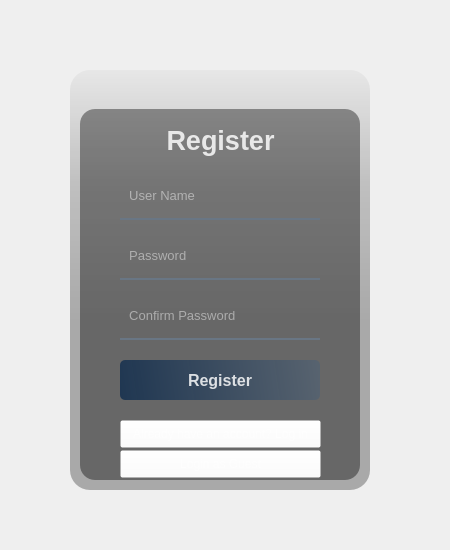
<?xml version="1.0" encoding="UTF-8"?>
<ui version="4.0">
 <class>Form</class>
 <widget class="QWidget" name="Form">
  <property name="geometry">
   <rect>
    <x>0</x>
    <y>0</y>
    <width>450</width>
    <height>550</height>
   </rect>
  </property>
  <property name="windowTitle">
   <string>Form</string>
  </property>
  <widget class="QStackedWidget" name="stackedWidget">
   <property name="geometry">
    <rect>
     <x>0</x>
     <y>20</y>
     <width>441</width>
     <height>521</height>
    </rect>
   </property>
   <property name="currentIndex">
    <number>1</number>
   </property>
   <widget class="QWidget" name="page">
    <widget class="QWidget" name="widget" native="true">
     <property name="geometry">
      <rect>
       <x>40</x>
       <y>20</y>
       <width>370</width>
       <height>480</height>
      </rect>
     </property>
     <property name="styleSheet">
      <string notr="true">QPushButton#pushButton{	
	background-color: qlineargradient(spread:pad, x1:0, y1:0.505682, x2:1, y2:0.477, stop:0 rgba(20, 47, 78, 219), stop:1 rgba(85, 98, 112, 226));
	color:rgba(255, 255, 255, 210);
	border-radius:5px;
}
QPushButton#pushButton:hover{	
	background-color: qlineargradient(spread:pad, x1:0, y1:0.505682, x2:1, y2:0.477, stop:0 rgba(40, 67, 98, 219), stop:1 rgba(105, 118, 132, 226));
}
QPushButton#pushButton:pressed{	
	padding-left:5px;
	padding-top:5px;
	background-color:rgba(105, 118, 132, 200);
}

QPushButton#pushButton_2, #pushButton_3, #pushButton_4, #pushButton_5{	
	background-color: rgba(0, 0, 0, 0);
	color:rgba(85, 98, 112, 255);
}
QPushButton#pushButton_2:hover, #pushButton_3:hover, #pushButton_4:hover, #pushButton_5:hover{	
	color:rgba(155, 168, 182, 220);
}
QPushButton#pushButton_2:pressed, #pushButton_3:pressed, #pushButton_4:pressed, #pushButton_5:pressed{	
	padding-left:5px;
	padding-top:5px;
	color:rgba(115, 128, 142, 255);
}</string>
     </property>
     <widget class="QLabel" name="label">
      <property name="geometry">
       <rect>
        <x>30</x>
        <y>30</y>
        <width>300</width>
        <height>420</height>
       </rect>
      </property>
      <property name="styleSheet">
       <string notr="true">border-image: url(:/images/background.png);
border-radius:20px;</string>
      </property>
      <property name="text">
       <string/>
      </property>
     </widget>
     <widget class="QLabel" name="label_2">
      <property name="geometry">
       <rect>
        <x>30</x>
        <y>30</y>
        <width>300</width>
        <height>420</height>
       </rect>
      </property>
      <property name="styleSheet">
       <string notr="true">background-color: qlineargradient(spread:pad, x1:0, y1:0, x2:0, y2:0.715909, stop:0 rgba(0, 0, 0, 9), stop:0.375 rgba(0, 0, 0, 50), stop:0.835227 rgba(0, 0, 0, 75));
border-radius:20px;</string>
      </property>
      <property name="text">
       <string/>
      </property>
     </widget>
     <widget class="QLabel" name="label_3">
      <property name="geometry">
       <rect>
        <x>40</x>
        <y>69</y>
        <width>280</width>
        <height>371</height>
       </rect>
      </property>
      <property name="styleSheet">
       <string notr="true">background-color:rgba(0, 0, 0, 100);
border-radius:15px;</string>
      </property>
      <property name="text">
       <string/>
      </property>
     </widget>
     <widget class="QLabel" name="label_4">
      <property name="geometry">
       <rect>
        <x>120</x>
        <y>95</y>
        <width>121</width>
        <height>40</height>
       </rect>
      </property>
      <property name="font">
       <font>
        <pointsize>20</pointsize>
        <bold>true</bold>
       </font>
      </property>
      <property name="styleSheet">
       <string notr="true">color:rgba(255, 255, 255, 210);</string>
      </property>
      <property name="text">
       <string>Log In</string>
      </property>
      <property name="alignment">
       <set>Qt::AlignCenter</set>
      </property>
     </widget>
     <widget class="QLineEdit" name="lineEdit">
      <property name="geometry">
       <rect>
        <x>80</x>
        <y>165</y>
        <width>200</width>
        <height>40</height>
       </rect>
      </property>
      <property name="font">
       <font>
        <pointsize>10</pointsize>
       </font>
      </property>
      <property name="styleSheet">
       <string notr="true">background-color:rgba(0, 0, 0, 0);
border:none;
border-bottom:2px solid rgba(105, 118, 132, 255);
color:rgba(255, 255, 255, 230);
padding-bottom:7px;</string>
      </property>
      <property name="placeholderText">
       <string>  User Name</string>
      </property>
     </widget>
     <widget class="QLineEdit" name="lineEdit_2">
      <property name="geometry">
       <rect>
        <x>80</x>
        <y>230</y>
        <width>200</width>
        <height>40</height>
       </rect>
      </property>
      <property name="font">
       <font>
        <pointsize>10</pointsize>
       </font>
      </property>
      <property name="styleSheet">
       <string notr="true">background-color:rgba(0, 0, 0, 0);
border:none;
border-bottom:2px solid rgba(105, 118, 132, 255);
color:rgba(255, 255, 255, 230);
padding-bottom:7px;</string>
      </property>
      <property name="echoMode">
       <enum>QLineEdit::Password</enum>
      </property>
      <property name="placeholderText">
       <string>  Password</string>
      </property>
     </widget>
     <widget class="QPushButton" name="pushButton">
      <property name="geometry">
       <rect>
        <x>80</x>
        <y>300</y>
        <width>200</width>
        <height>40</height>
       </rect>
      </property>
      <property name="font">
       <font>
        <pointsize>12</pointsize>
        <bold>true</bold>
       </font>
      </property>
      <property name="styleSheet">
       <string notr="true">QPushButton{	
	background-color: qlineargradient(spread:pad, x1:0, y1:0.505682, x2:1, y2:0.477, stop:0 rgba(20, 47, 78, 219), stop:1 rgba(85, 98, 112, 226));
	color:rgba(255, 255, 255, 210);
	border-radius:5px;
}
QPushButton:hover{	
	background-color: qlineargradient(spread:pad, x1:0, y1:0.505682, x2:1, y2:0.477, stop:0 rgba(40, 67, 98, 219), stop:1 rgba(105, 118, 132, 226));
}
QPushButton:pressed{	
	padding-left:5px;
	padding-top:5px;
	background-color:rgba(105, 118, 132, 200);
}</string>
      </property>
      <property name="text">
       <string>Log In</string>
      </property>
      <property name="shortcut">
       <string>Return</string>
      </property>
     </widget>
     <widget class="QPushButton" name="pushButton_2">
      <property name="geometry">
       <rect>
        <x>80</x>
        <y>370</y>
        <width>201</width>
        <height>28</height>
       </rect>
      </property>
      <property name="styleSheet">
       <string notr="true">QWidget:hover{
color:rgba(27, 106, 190);
}
QWidget{
color:rgba(255, 255, 255, 140);
background-color: rgba(255, 255, 255, 0);
}</string>
      </property>
      <property name="text">
       <string>Don't have an account? Register</string>
      </property>
     </widget>
     <widget class="QWidget" name="horizontalLayoutWidget">
      <property name="geometry">
       <rect>
        <x>200</x>
        <y>30</y>
        <width>117</width>
        <height>31</height>
       </rect>
      </property>
      <layout class="QHBoxLayout" name="horizontalLayout">
       <item>
        <widget class="QPushButton" name="pushButton_10">
         <property name="styleSheet">
          <string notr="true">QPushButton{
	background-color: rgba(0,0,0,0);
	border-radius:5px;
}
QPushButton:pressed{	
	background-color:  rgba(54, 96, 135, 255);
}
QPushButton:hover:!pressed{
	background-color:  rgba(40, 67, 98, 219);
}</string>
         </property>
         <property name="text">
          <string/>
         </property>
         <property name="icon">
          <iconset>
           <normaloff>assets/window-minimize.png</normaloff>assets/window-minimize.png</iconset>
         </property>
         <property name="iconSize">
          <size>
           <width>15</width>
           <height>15</height>
          </size>
         </property>
        </widget>
       </item>
       <item>
        <widget class="QPushButton" name="pushButton_9">
         <property name="styleSheet">
          <string notr="true">QPushButton{
	background-color: rgba(0,0,0,0);
	border-radius:5px;
}
QPushButton:pressed{	
	background-color:  rgba(54, 96, 135, 255);
}
QPushButton:hover:!pressed{
	background-color:  rgba(40, 67, 98, 219);
}</string>
         </property>
         <property name="text">
          <string/>
         </property>
         <property name="icon">
          <iconset>
           <normaloff>assets/644082_close_512x512.png</normaloff>assets/644082_close_512x512.png</iconset>
         </property>
         <property name="iconSize">
          <size>
           <width>15</width>
           <height>15</height>
          </size>
         </property>
         <property name="checkable">
          <bool>false</bool>
         </property>
        </widget>
       </item>
      </layout>
     </widget>
     <widget class="QPushButton" name="pushButton_3">
      <property name="geometry">
       <rect>
        <x>80</x>
        <y>400</y>
        <width>201</width>
        <height>28</height>
       </rect>
      </property>
      <property name="styleSheet">
       <string notr="true">QWidget:hover{
color:rgba(27, 106, 190);
}
QWidget{
color:rgba(255, 255, 255, 140);
background-color: rgba(255, 255, 255, 0);
}</string>
      </property>
      <property name="text">
       <string>Login as Guest</string>
      </property>
     </widget>
     <widget class="QLabel" name="label_17">
      <property name="geometry">
       <rect>
        <x>80</x>
        <y>350</y>
        <width>201</width>
        <height>20</height>
       </rect>
      </property>
      <property name="styleSheet">
       <string notr="true">color:rgba(255, 255, 255, 140);</string>
      </property>
      <property name="text">
       <string/>
      </property>
      <property name="alignment">
       <set>Qt::AlignCenter</set>
      </property>
     </widget>
    </widget>
   </widget>
   <widget class="QWidget" name="page_2">
    <widget class="QWidget" name="widget_2" native="true">
     <property name="geometry">
      <rect>
       <x>40</x>
       <y>20</y>
       <width>370</width>
       <height>480</height>
      </rect>
     </property>
     <property name="styleSheet">
      <string notr="true">QPushButton#pushButton{	
	background-color: qlineargradient(spread:pad, x1:0, y1:0.505682, x2:1, y2:0.477, stop:0 rgba(20, 47, 78, 219), stop:1 rgba(85, 98, 112, 226));
	color:rgba(255, 255, 255, 210);
	border-radius:5px;
}
QPushButton#pushButton:hover{	
	background-color: qlineargradient(spread:pad, x1:0, y1:0.505682, x2:1, y2:0.477, stop:0 rgba(40, 67, 98, 219), stop:1 rgba(105, 118, 132, 226));
}
QPushButton#pushButton:pressed{	
	padding-left:5px;
	padding-top:5px;
	background-color:rgba(105, 118, 132, 200);
}

QPushButton#pushButton_2, #pushButton_3, #pushButton_4, #pushButton_5{	
	background-color: rgba(0, 0, 0, 0);
	color:rgba(85, 98, 112, 255);
}
QPushButton#pushButton_2:hover, #pushButton_3:hover, #pushButton_4:hover, #pushButton_5:hover{	
	color:rgba(155, 168, 182, 220);
}
QPushButton#pushButton_2:pressed, #pushButton_3:pressed, #pushButton_4:pressed, #pushButton_5:pressed{	
	padding-left:5px;
	padding-top:5px;
	color:rgba(115, 128, 142, 255);
}</string>
     </property>
     <widget class="QLabel" name="label_9">
      <property name="geometry">
       <rect>
        <x>30</x>
        <y>30</y>
        <width>300</width>
        <height>420</height>
       </rect>
      </property>
      <property name="styleSheet">
       <string notr="true">border-image: url(:/images/background.png);
border-radius:20px;</string>
      </property>
      <property name="text">
       <string/>
      </property>
     </widget>
     <widget class="QLabel" name="label_10">
      <property name="geometry">
       <rect>
        <x>30</x>
        <y>30</y>
        <width>300</width>
        <height>420</height>
       </rect>
      </property>
      <property name="styleSheet">
       <string notr="true">background-color: qlineargradient(spread:pad, x1:0, y1:0, x2:0, y2:0.715909, stop:0 rgba(0, 0, 0, 9), stop:0.375 rgba(0, 0, 0, 50), stop:0.835227 rgba(0, 0, 0, 75));
border-radius:20px;</string>
      </property>
      <property name="text">
       <string/>
      </property>
     </widget>
     <widget class="QLabel" name="label_11">
      <property name="geometry">
       <rect>
        <x>40</x>
        <y>69</y>
        <width>280</width>
        <height>371</height>
       </rect>
      </property>
      <property name="styleSheet">
       <string notr="true">background-color:rgba(0, 0, 0, 100);
border-radius:15px;</string>
      </property>
      <property name="text">
       <string/>
      </property>
     </widget>
     <widget class="QLabel" name="label_12">
      <property name="geometry">
       <rect>
        <x>100</x>
        <y>80</y>
        <width>161</width>
        <height>40</height>
       </rect>
      </property>
      <property name="font">
       <font>
        <pointsize>20</pointsize>
        <bold>true</bold>
       </font>
      </property>
      <property name="layoutDirection">
       <enum>Qt::LeftToRight</enum>
      </property>
      <property name="styleSheet">
       <string notr="true">color:rgba(255, 255, 255, 210);</string>
      </property>
      <property name="text">
       <string>Register</string>
      </property>
      <property name="alignment">
       <set>Qt::AlignCenter</set>
      </property>
     </widget>
     <widget class="QLineEdit" name="lineEdit_5">
      <property name="geometry">
       <rect>
        <x>80</x>
        <y>140</y>
        <width>200</width>
        <height>40</height>
       </rect>
      </property>
      <property name="font">
       <font>
        <pointsize>10</pointsize>
       </font>
      </property>
      <property name="styleSheet">
       <string notr="true">background-color:rgba(0, 0, 0, 0);
border:none;
border-bottom:2px solid rgba(105, 118, 132, 255);
color:rgba(255, 255, 255, 230);
padding-bottom:7px;</string>
      </property>
      <property name="placeholderText">
       <string>  User Name</string>
      </property>
     </widget>
     <widget class="QLineEdit" name="lineEdit_6">
      <property name="geometry">
       <rect>
        <x>80</x>
        <y>200</y>
        <width>200</width>
        <height>40</height>
       </rect>
      </property>
      <property name="font">
       <font>
        <pointsize>10</pointsize>
       </font>
      </property>
      <property name="styleSheet">
       <string notr="true">background-color:rgba(0, 0, 0, 0);
border:none;
border-bottom:2px solid rgba(105, 118, 132, 255);
color:rgba(255, 255, 255, 230);
padding-bottom:7px;</string>
      </property>
      <property name="echoMode">
       <enum>QLineEdit::Password</enum>
      </property>
      <property name="placeholderText">
       <string>  Password</string>
      </property>
     </widget>
     <widget class="QPushButton" name="pushButton_5">
      <property name="geometry">
       <rect>
        <x>80</x>
        <y>320</y>
        <width>200</width>
        <height>40</height>
       </rect>
      </property>
      <property name="font">
       <font>
        <pointsize>12</pointsize>
        <bold>true</bold>
       </font>
      </property>
      <property name="styleSheet">
       <string notr="true">QPushButton{	
	background-color: qlineargradient(spread:pad, x1:0, y1:0.505682, x2:1, y2:0.477, stop:0 rgba(20, 47, 78, 219), stop:1 rgba(85, 98, 112, 226));
	color:rgba(255, 255, 255, 210);
	border-radius:5px;
}
QPushButton:hover{	
	background-color: qlineargradient(spread:pad, x1:0, y1:0.505682, x2:1, y2:0.477, stop:0 rgba(40, 67, 98, 219), stop:1 rgba(105, 118, 132, 226));
}
QPushButton:pressed{	
	padding-left:5px;
	padding-top:5px;
	background-color:rgba(105, 118, 132, 200);
}</string>
      </property>
      <property name="text">
       <string>Register</string>
      </property>
      <property name="shortcut">
       <string>Return</string>
      </property>
     </widget>
     <widget class="QPushButton" name="pushButton_6">
      <property name="geometry">
       <rect>
        <x>80</x>
        <y>380</y>
        <width>201</width>
        <height>28</height>
       </rect>
      </property>
      <property name="styleSheet">
       <string notr="true">QWidget:hover{
color:rgba(27, 106, 190);
}
QWidget{
color:rgba(255, 255, 255, 140);
background-color: rgba(255, 255, 255, 0);
}
QPushButton:pressed{	
	padding-left:5px;
	padding-top:5px;
}</string>
      </property>
      <property name="text">
       <string>Already have an account? Log in</string>
      </property>
     </widget>
     <widget class="QLineEdit" name="lineEdit_9">
      <property name="geometry">
       <rect>
        <x>80</x>
        <y>260</y>
        <width>200</width>
        <height>40</height>
       </rect>
      </property>
      <property name="font">
       <font>
        <pointsize>10</pointsize>
       </font>
      </property>
      <property name="styleSheet">
       <string notr="true">background-color:rgba(0, 0, 0, 0);
border:none;
border-bottom:2px solid rgba(105, 118, 132, 255);
color:rgba(255, 255, 255, 230);
padding-bottom:7px;</string>
      </property>
      <property name="echoMode">
       <enum>QLineEdit::Password</enum>
      </property>
      <property name="placeholderText">
       <string>  Confirm Password</string>
      </property>
     </widget>
     <widget class="QWidget" name="horizontalLayoutWidget_2">
      <property name="geometry">
       <rect>
        <x>200</x>
        <y>30</y>
        <width>117</width>
        <height>31</height>
       </rect>
      </property>
      <layout class="QHBoxLayout" name="horizontalLayout_2">
       <item>
        <widget class="QPushButton" name="pushButton_12">
         <property name="styleSheet">
          <string notr="true">QPushButton{
	background-color: rgba(0,0,0,0);
	border-radius:5px;
}
QPushButton:pressed{	
	background-color:  rgba(54, 96, 135, 255);
}
QPushButton:hover:!pressed{
	background-color:  rgba(40, 67, 98, 219);
}</string>
         </property>
         <property name="text">
          <string/>
         </property>
         <property name="icon">
          <iconset>
           <normaloff>assets/window-minimize.png</normaloff>assets/window-minimize.png</iconset>
         </property>
         <property name="iconSize">
          <size>
           <width>15</width>
           <height>15</height>
          </size>
         </property>
        </widget>
       </item>
       <item>
        <widget class="QPushButton" name="pushButton_14">
         <property name="styleSheet">
          <string notr="true">QPushButton{
	background-color: rgba(0,0,0,0);
	border-radius:5px;
}
QPushButton:pressed{	
	background-color:  rgba(54, 96, 135, 255);
}
QPushButton:hover:!pressed{
	background-color:  rgba(40, 67, 98, 219);
}</string>
         </property>
         <property name="text">
          <string/>
         </property>
         <property name="icon">
          <iconset>
           <normaloff>assets/644082_close_512x512.png</normaloff>assets/644082_close_512x512.png</iconset>
         </property>
         <property name="iconSize">
          <size>
           <width>15</width>
           <height>15</height>
          </size>
         </property>
         <property name="checkable">
          <bool>false</bool>
         </property>
        </widget>
       </item>
      </layout>
     </widget>
     <widget class="QPushButton" name="pushButton_4">
      <property name="geometry">
       <rect>
        <x>80</x>
        <y>410</y>
        <width>201</width>
        <height>28</height>
       </rect>
      </property>
      <property name="styleSheet">
       <string notr="true">QWidget:hover{
color:rgba(27, 106, 190);
}
QWidget{
color:rgba(255, 255, 255, 140);
background-color: rgba(255, 255, 255, 0);
}</string>
      </property>
      <property name="text">
       <string>Login as Guest</string>
      </property>
     </widget>
     <widget class="QLabel" name="label_18">
      <property name="geometry">
       <rect>
        <x>80</x>
        <y>360</y>
        <width>201</width>
        <height>21</height>
       </rect>
      </property>
      <property name="styleSheet">
       <string notr="true">color:rgba(255, 255, 255, 140);</string>
      </property>
      <property name="text">
       <string/>
      </property>
      <property name="alignment">
       <set>Qt::AlignCenter</set>
      </property>
     </widget>
    </widget>
   </widget>
  </widget>
 </widget>
 <resources>
  <include location="assets/res.qrc"/>
 </resources>
 <connections/>
</ui>
